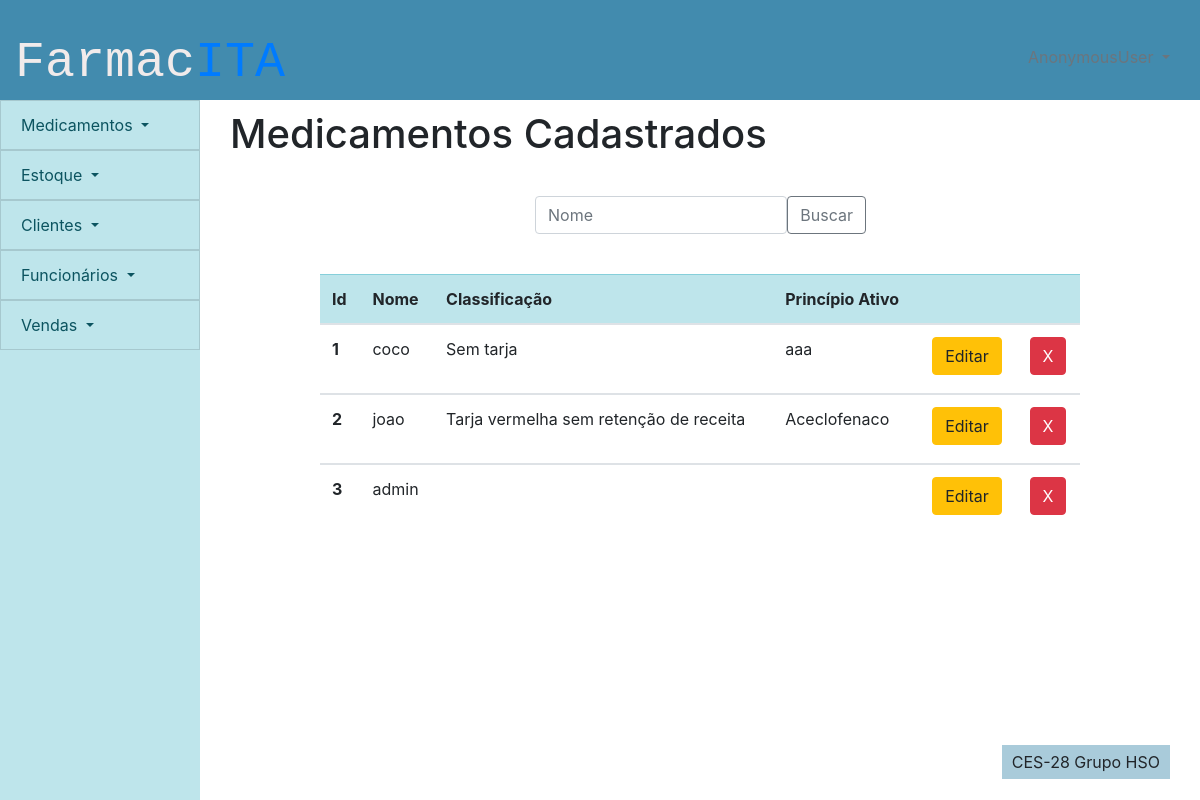
The page /cadastro_medicamentos/editar_medicamento on the database as committed earlier.
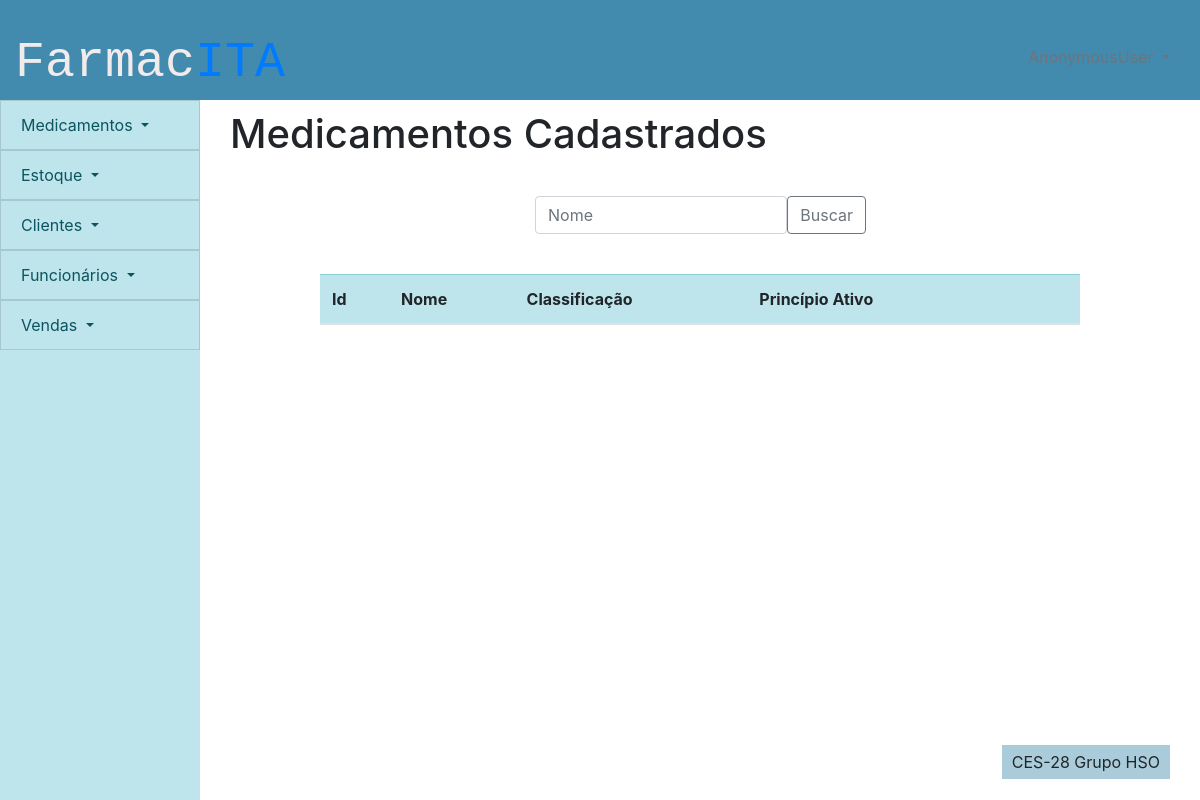
The same page on the database as committed later.
### cadastro_medicamentos/models.py (models this page shows, shortened)
class medicamento(models.Model):
    id_medicamento = models.AutoField(primary_key=True)
    nome_medicamento = models.CharField(max_length=100)
    classificacao = models.CharField(max_length=100, default='Sem tarja')
    principio_ativo = models.CharField(max_length=100)
    excluido = models.BooleanField(default=False)

### cadastro_medicamentos/views.py (the view)
# urls.py: path('editar_medicamento',views.editar_medicamento, name = 'editar_medicamento'),
def editar_medicamento(request):
    lista = medicamento.objects.all()
    editar = False
    busca = request.GET.get('buscamedic')
    if busca:
        editar = False
        lista = medicamento.objects.filter(nome_medicamento__icontains = busca)
    delete = request.GET.get('delete')
    if delete:
        teste = medicamento.objects.filter(id_medicamento = delete)
        teste.update(excluido = True)
    editando = request.GET.get('edit')
    if editando:
        editar = True
        lista = medicamento.objects.filter(id_medicamento = editando)
    return render(request,'medicamento/editar_medicamento.html',{'lista':lista,'editar':editar})

### frontend/medicamento/editar_medicamento.html (shortened to what this page needs)
{% extends 'template/padrao.html' %}
{%block titulo-conteudo %}
Medicamentos Cadastrados
{% endblock %}
{% load static %}
{% block content %}
<div>
    <div class="row formulario">
        <div class="col-sm-12">
            <div>
                <form method="GET">
                    <div class="input-group-prepend">
                        <input type="text" class="form-control" placeholder="Nome" name="buscamedic" id="buscamedic">
                    <button class="btn btn-outline-secondary" type="submit" id="button-addon1">Buscar</button>
                    </div>
                    </form>
            </div>
        </div>
    </div>
    <div class="tabela">
        <table class="table table-hover">
            <thead class="table-info">
                <tr>
                    <th scope="col">Id</th>
                    <th scope="col">Nome</th>
                    <th scope="col">Classificação</th>
                    <th scope="col">Princípio Ativo</th>
                    <th></th>
                    <th></th>
                </tr>
            </thead>
            {% for i in lista %}
            {% if not i.excluido  %}
            <tbody>
                <tr class={{i.id_medicamento}}>
                    <th scope="row">{{i.id_medicamento}}</th>
                    <td class = "nome">{{i.nome_medicamento}}</td>
                    <td class = "classificacao">{{i.classificacao}}</td>
                    <td class = "principio">{{i.principio_ativo}}</td>
                    <td>
                        <form class= "centro">
                            <button value = {{i.id_medicamento}} name = 'edit' class="btn btn-warning"  type = "submit" >Editar</button>
                        </form>
                    </td>
                    <td>
                        <form class= "centro">
                            <button  value = {{i.id_medicamento}} name = 'delete' class="btn btn-danger botao" type = "submit">X</button>
                        </form>
                    </td>
                </tr>
            </tbody>
            {% endif %}
            {% endfor %}
        </table>
    </div>
</div>
{% endblock %}

Rows that differ between the two databases and show on the page:
removed medicamento: id_medicamento "1", nome_medicamento "coco", classificacao "Sem tarja", principio_ativo "aaa"
removed medicamento: id_medicamento "2", nome_medicamento "joao", classificacao "Tarja vermelha sem retenção de receita", principio_ativo "Aceclofenaco"
removed medicamento: id_medicamento "3", nome_medicamento "admin"
